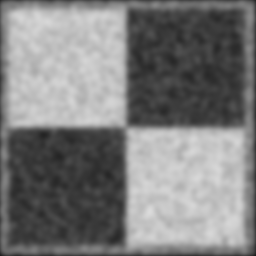
%> input picture src/Edge Detector/Edge_with_Noise/ps1-input0-smooth.png, 256 x 256 px
$ octave c4.m   (GNU Octave 9; MATLAB toolbox functions it lacks are replaced by stand-ins)
%> lines starting %> are read from the running program, lines starting %| are printed output that depends on the picture
clear
clc
A = imread('ps1-input0-smooth.png');
%> A is the input picture: size 256x256 uint8; min 27, max 219, mean 125.3
E = edge(A,'canny',[0.25 0.3],.5);
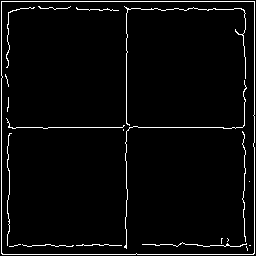
%> E: size 256x256 logical; 3.8% white in thin lines or dots
[r,c] = size(E);
%> r = 256; c = 256
[m,n] = find(E);
%> m = 2461 values from 2 to 255; n = 2461 values from 2 to 255
len = length(m);
%> len = 2461
t_bin_len = 5;
d_bin_len = 2;
d_max = sqrt(r^2+c^2);
%> d_max = 362
di_max = round(d_max/d_bin_len);
%> di_max = 181
H = zeros(2*di_max+1,180/t_bin_len);
for i=1:len
    x = n(i);
    y = m(i);
    for t=0:t_bin_len:180-t_bin_len
        d = x*cosd(t) - y*sind(t);
        di = round(d/d_bin_len)+di_max+1;
        ti = t/t_bin_len+1;
        H(di,ti) = H(di,ti)+1;
    end
end
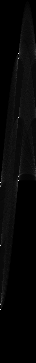
%> H: size 363x36 double; min 0, max 254, mean 6.8
[m1,n1] = find(H>120);
%> m1 = [183; 187; 246; 305; 310; 54; 59; 118; 177; 181]; n1 = [1; 1; 1; 1; 1; 19; 19; 19; 19; 19]
figure(2)
imshow(A)
hold on
xx = 1:c;
%> xx = 256 values from 1 to 256
for i=1:length(m1)
    tt = (n1(i)-1)*t_bin_len;
    dd = (m1(i)-di_max-1)*d_bin_len;
    if tt==0||tt==180
        x1 = dd;
        x2 = dd;
        y1 = 1;
        y2 = r;
        plot([x1 x2],[y1 y2],'g','LineWidth',3)
    else
        yy = xx*cosd(tt)/sind(tt)-ones(size(xx))*dd/sind(tt);
        plot(xx,yy,'g','LineWidth',3)
    end
end
%> this loop made 10 passes
%> (tt, dd, x1, x2) on passes 1 to 5: (0, 2, 2, 2), (0, 10, 10, 10), (0, 128, 128, 128), (0, 246, 246, 246), (0, 256, 256, 256)
%> (tt, dd) on passes 6 to 10: (90, -256), (90, -246), (90, -128), (90, -10), (90, -2)
%> after the loop, yy = 256 values from 2 to 2
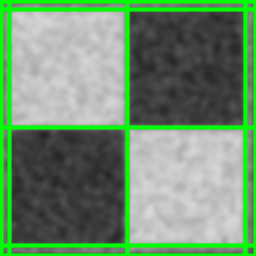
%> figure redrawn from the program's plot data
figure(1)
imshow(H/max(max(H)))
